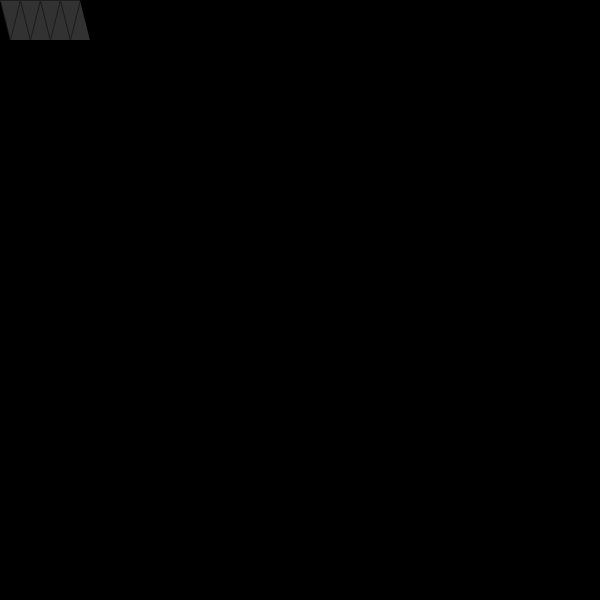
Frame 1 (no input)
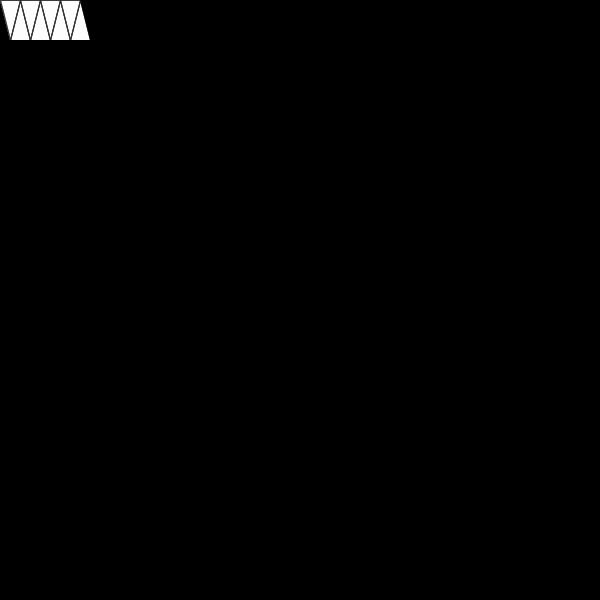
Frame 60 (the mouse pressed at the canvas centre just before this capture)
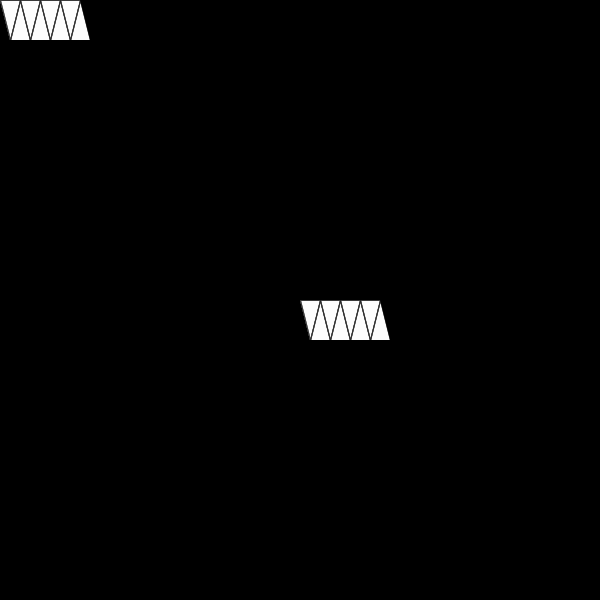
Frame 120 (the mouse held since frame 60 and released just before this capture)

The Processing sketch that drew these frames (run headless with seeded random() and noise(); from frame 60 on, the mouse is pressed at the canvas centre):

// Processing sketch: P_S1_Shape1
// ── P_S1_Shape1.pde
//Tomas de Camino Beck

void setup() {
  size(600, 600);
  smooth();
  background(0);
}

void draw() {
  stroke(0, 100);
  fill(255, 50);
  translate(mouseX, mouseY);
  beginShape(TRIANGLE_STRIP);
  vertex(0, 0);
  vertex(10, 40);
  vertex(20, 0);
  vertex(30, 40);
  vertex(40, 0);
  vertex(50, 40);
  vertex(60, 0);
  vertex(70, 40);
  vertex(80, 0);
  vertex(90, 40);
  endShape();
}
